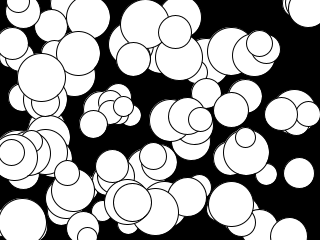
Frame 1 (no input)
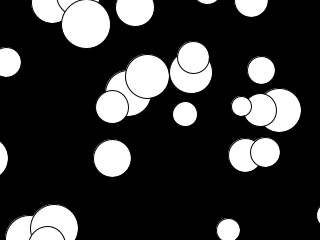
Frame 60 (the mouse pressed at the canvas centre just before this capture)
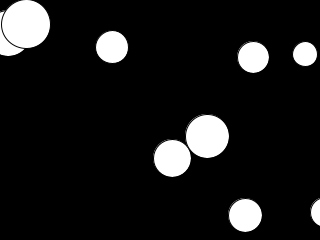
Frame 120 (the mouse held since frame 60 and released just before this capture)

The Processing sketch that drew these frames (run headless with seeded random() and noise(); from frame 60 on, the mouse is pressed at the canvas centre):

// Processing sketch: Class13_MultipleArraysDrawEllipses
// ── Class13_MultipleArraysDrawEllipses.pde
int[] x, y, w, xSpeed, ySpeed;
int num;

void setup() {
  size(320, 240);
  
  num = 100;

  x = new int[num];
  y = new int[num];
  w = new int[num];
  xSpeed = new int[num];
  ySpeed = new int[num];

  for (int i = 0; i < num; i++) {
    x[i]=floor(random(width));
    y[i]=floor(random(height));
    w[i]=floor(random(20, 50));
    xSpeed[i] = floor(random(-5, 5));
    ySpeed[i] = floor(random(-5, 5));
  }
}

void draw() {
  background(0);
  for (int i = 0; i < num; i++) {
    ellipse(x[i], y[i], w[i], w[i]);
    x[i]+=xSpeed[i];
    y[i]+=ySpeed[i];
  }
}
